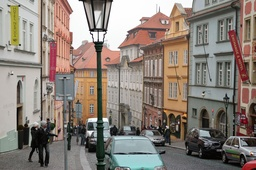
#> input picture cv/lab1/files/image.jpg, 256 x 170 px, shrunk from 1600 x 1060 before the run
$ jupyter execute lab1.ipynb   (older library calls are emulated)
#> lines starting #> are read from the running program, lines starting #| are printed output that depends on the picture
[cell 1]
import os
from PIL import Image
import numpy as np
from numpy import asarray
import mahotas
import cv2
import matplotlib.pyplot as plt

[cell 2]
# constants

# 1
P = 256

# 4
K = 5

[cell 3]
img = Image.open("files/image.jpg")
#> img is the input picture: PIL image 256x170 RGB; mean R, G, B 138.8, 128.6, 120.4

### 1. Загрузка и визуализация изображения
#### a) Числовые характеристики изображения

[cell 4]
print(f"Размерность изображения: {img.size[0]}x{img.size[1]}")
#| Размерность изображения: 256x170
print(f"Число световых каналов: {len(img.getbands())}")
#| Число световых каналов: 3
print(f"Яркостное разрешение: {len(img.getbands()) * 8} bits")
#| Яркостное разрешение: 24 bits

#### б) Если изображение содержит много цветовых каналов, то привести его к одноканальному (в градациях серого) в диапазоне [0; P], P = 255 (яркостное разрешение – 1 байт)

[cell 5]
gray = img.convert('L')
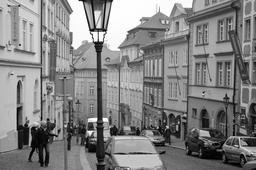
#> gray: PIL image 256x170 L; min 0, max 255, mean 130.7
gray.save('files/greyscale.jpg')

#### в) Статистические характеристики изображения

[cell 6]
img_array = asarray(gray)

print(f"Динамический диапазон яркостей: [{img_array.min()}, {img_array.max()}]")
#| Динамический диапазон яркостей: [0, 255]
print(f"% использования яркостного диапазона: {len(np.unique(img_array))/256 * 100}%")
#| % использования яркостного диапазона: 100.0%
print(f"Число различных яркостей: {len(np.unique(img_array))}")
#| Число различных яркостей: 256

#### г) Рассчитать статистические характеристики изображения и заполнить таблицу.
источник: https://www.geeksforgeeks.org/mahotas-haralick-features/

### 2. Контрастирование в яркостных окнах

#### a) Масштабирование динамического диапазона на интервал [0; 255]

[cell 7]
def set_contrast(img_array, low:int, high:int):
#> called with low = 0, high = 255
    mmin = img_array.min()
#> mmin = 0
    mmax = img_array.max()
#> mmax = 255

    new_img_array = np.where(img_array < low, np.zeros(img_array.shape), img_array)
    new_img_array = np.where(img_array > P-1, np.full(img_array.shape, P-1), img_array)
    new_img_array = np.where((low <= img_array) & (img_array <= P-1), (img_array - mmin) / (mmax - mmin) * (high - low) + low, img_array)

    return new_img_array.astype(np.uint8)

[cell 8]
img_array = set_contrast(img_array, 0, 255)
Image.fromarray(img_array).save('files/2/contrast_0_255.jpg')

#### б) Провести отображение указанных яркостных диапазонов на максимально возможный диапазон яркостей

[cell 9]
# [0, 120]

new_img_array = set_contrast(img_array, 0, 120)
Image.fromarray(new_img_array).save('files/2/contrast_0_120.jpg')

[cell 10]
# [50, 120]

new_img_array = set_contrast(img_array, 50, 120)
Image.fromarray(new_img_array).save('files/2/contrast_50_120.jpg')

[cell 11]
# [120, 200]

new_img_array = set_contrast(img_array, 120, 200)
Image.fromarray(new_img_array).save('files/2/contrast_120_200.jpg')

[cell 12]
# [120, 255]

new_img_array = set_contrast(img_array, 120, 255)
#> in set_contrast (call 5), `new_img_array = np.where((low <= img_array) & (img_array <= P-1), (img..`:
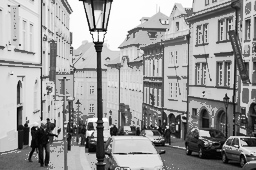
#> new_img_array: shape (170, 256) float64; min 0, max 255, mean 154.3
Image.fromarray(new_img_array).save('files/2/contrast_120_255.jpg')

### 3. Гамма-коррекция изображения

[cell 13]
def gamma_correction(img_array: np.array, gamma: float) -> np.array:
#> called with gamma = 0.2
    mmin = img_array.min()
#> mmin = 0
    mmax = img_array.max()
#> mmax = 255

    new_img_array = np.power((img_array - mmin) / (mmax - mmin), gamma) * (P - 1)
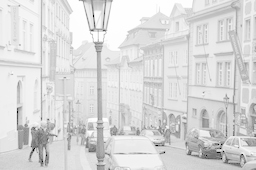
#> new_img_array: shape (170, 256) float64; min 0, max 255, mean 218.1
    return new_img_array.astype(np.uint8)

[cell 14]
# gamma = 0.2

new_img_array = gamma_correction(img_array, 0.2)
Image.fromarray(new_img_array).save('files/3/gamma_0p2.jpg')

[cell 15]
# gamma = 0.5

new_img_array = gamma_correction(img_array, 0.5)
Image.fromarray(new_img_array).save('files/3/gamma_0p5.jpg')

[cell 16]
# gamma = 2

new_img_array = gamma_correction(img_array, 2)
Image.fromarray(new_img_array).save('files/3/gamma_2.jpg')

[cell 17]
# gamma = 5

new_img_array = gamma_correction(img_array, 5)
#> call 4 of gamma_correction, with gamma = 5
#> in gamma_correction (call 4), `new_img_array = np.power((img_array - mmin) / (mmax - mmin), gamma) * ..`:
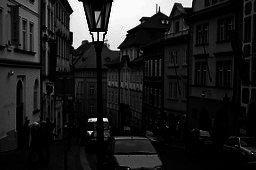
#> new_img_array: shape (170, 256) float64; min 0, max 255, mean 31.2
Image.fromarray(new_img_array).save('files/3/gamma_5.jpg')

### 4. Выравнивание гистограмм

#### а) Построить гистограммы яркостей и накопленных яркостей исходного изображения

[cell 18]
unique, indexes, counts = np.unique(img_array, return_inverse=True, return_counts=True)
#> unique = 256 values from 0 to 255; counts = 256 values, max 628 at index 254, min 4 at index 225, mean 170
norm_counts = counts / np.sum(counts)
#> norm_counts = 256 values, max 0.0144 at index 254, min 9.19e-05 at index 225, mean 0.00391

stacked_counts = np.cumsum(norm_counts)
#> stacked_counts = 256 values from 0.000506 to 1

[cell 19]
plt.plot(unique, norm_counts, color='g', alpha=0.75)

plt.xlabel('Яркость')
plt.ylabel('Вероятность')
plt.title('Гистограмма яркостей')
plt.grid(True)
plt.savefig("files/4/norm.jpg")
#> figure, not shown here; curve peaks at x = 254, y = 0.0144
plt.show()

[cell 20]
plt.plot(unique, stacked_counts, color='g', alpha=0.75)

plt.xlabel('Яркость')
plt.ylabel('Накопленная вероятность')
plt.title('Накопленная гистограмма яркостей')
plt.grid(True)
plt.savefig("files/4/stacked.jpg")
#> figure, not shown here; curve peaks at x = 255, y = 1
plt.show()

#### б) Провести выравнивание гистограмм по различным распределениям
Источник: https://en.wikipedia.org/wiki/Histogram_matching, https://stackoverflow.com/questions/32655686/histogram-matching-of-two-images-in-python-2-x

[cell 21]
def histogram_matching(source: np.array,
                       target_distribution: np.array) -> (np.array, np.array):
    source_unique, source_indexes, source_counts = np.unique(source, return_inverse=True, return_counts=True)
#> source_unique = 256 values from 0 to 255; source_counts has the same summary as counts outside histogram_matching
    source_norm_counts = source_counts / np.sum(source_counts)
#> source_norm_counts has the same summary as norm_counts outside histogram_matching
    source_stacked_counts = np.cumsum(source_norm_counts)
#> source_stacked_counts = 256 values from 0.000506 to 1

    target_norm_counts = target_distribution / np.sum(target_distribution)
    target_stacked_counts = np.cumsum(target_norm_counts)

    interp_values = np.interp(source_stacked_counts, target_stacked_counts, source_unique)
#> interp_values = 256 values from 0 to 255
    return (interp_values[source_indexes].reshape(source.shape).astype(np.uint8),
           target_stacked_counts)

[cell 22]
f_uniform = np.full((P,), K)

after_correct_image, after_correct_dist = histogram_matching(img_array, f_uniform)
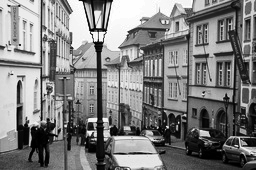
#> after_correct_image: shape (170, 256); min 0, max 255, mean 127.2
#> after_correct_dist = 256 values from 0.00391 to 1
Image.fromarray(after_correct_image).save('files/4/corrected_image_uniform.jpg')

plt.plot(range(len(after_correct_dist)), after_correct_dist, color='g', alpha=0.75)

plt.xlabel('Яркость')
plt.ylabel('Накопленная вероятность')
plt.title('Скорректированная накопленная гистограмма яркостей')
plt.grid(True)
plt.savefig("files/4/corrected_dist_uniform.jpg")
#> figure, not shown here; curve peaks at x = 255, y = 1
plt.show()

[cell 23]
f_triangle = np.zeros((P,))
f_triangle[0: P//2] = K * f_triangle[0: P//2]
f_triangle[P//2: P] = K * (255 - f_triangle[P//2: P])

after_correct_image, after_correct_dist = histogram_matching(img_array, f_triangle)
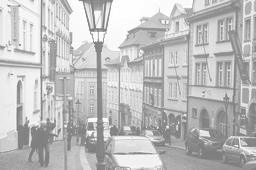
#> after_correct_image: shape (170, 256); min 127, max 255, mean 190.9
#> after_correct_dist = 256 values from 0 to 1
Image.fromarray(after_correct_image).save('files/4/corrected_image_triangle.jpg')

plt.plot(range(len(after_correct_dist)), after_correct_dist, color='g', alpha=0.75)

plt.xlabel('Яркость')
plt.ylabel('Накопленная вероятность')
plt.title('Скорректированная накопленная гистограмма яркостей')
plt.grid(True)
plt.savefig("files/4/corrected_dist_triangle.jpg")
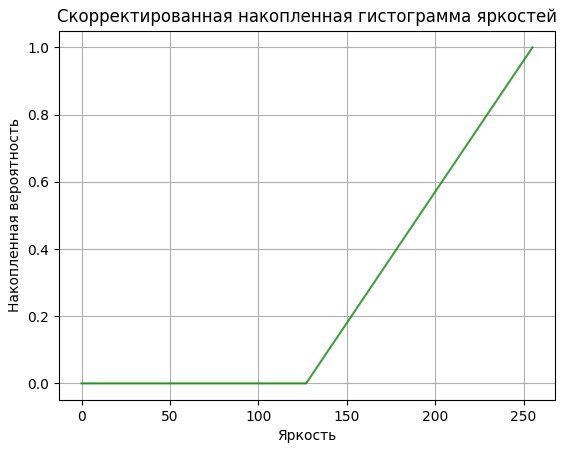
#> figure drawn by matplotlib, 1 panel; curve peaks at x = 255, y = 1
plt.show()

[cell 24]
f_right_triangle = K * np.arange(P)

after_correct_image, after_correct_dist = histogram_matching(img_array, f_right_triangle)
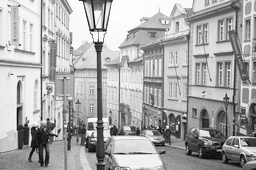
#> after_correct_image: shape (170, 256); min 5, max 255, mean 169.9
Image.fromarray(after_correct_image).save('files/4/corrected_image_right_triangle.jpg')

plt.plot(range(len(after_correct_dist)), after_correct_dist, color='g', alpha=0.75)

plt.xlabel('Яркость')
plt.ylabel('Накопленная вероятность')
plt.title('Скорректированная накопленная гистограмма яркостей')
plt.grid(True)
plt.savefig("files/4/corrected_dist_right_triangle.jpg")
#> figure, not shown here; curve peaks at x = 255, y = 1
plt.show()

[cell 25]
f_left_triangle = K * (P - np.arange(P))

after_correct_image, after_correct_dist = histogram_matching(img_array, f_left_triangle)
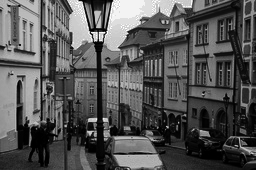
#> after_correct_image: shape (170, 256); min 0, max 255, mean 84.8
#> after_correct_dist = 256 values from 0.00778 to 1
Image.fromarray(after_correct_image).save('files/4/corrected_image_left_triangle.jpg')

plt.plot(range(len(after_correct_dist)), after_correct_dist, color='g', alpha=0.75)

plt.xlabel('Яркость')
plt.ylabel('Накопленная вероятность')
plt.title('Скорректированная накопленная гистограмма яркостей')
plt.grid(True)
plt.savefig("files/4/corrected_dist_left_triangle.jpg")
#> figure, not shown here; curve peaks at x = 255, y = 1
plt.show()

#### в) Провести адаптивное выравнивание гистограммы (AHE) без отсечения контраста для различных размеров черепичного разбиения изображения
Источник: https://github.com/prat1kbhujbal/Histogram_Equalization/blob/main/code/histogram_eq.py

[cell 26]
def hist_equalization(mini_img, clahe_param=None):

    bin_cont = np.bincount(mini_img.flatten(), minlength=256)
    pixels = np.sum(bin_cont)
    bin_cont = bin_cont / pixels
    if clahe_param:
        bin_cont = np.where(bin_cont > clahe_param, np.full(clahe_param, bin_cont.shape), bin_cont)
    bin_cont = bin_cont / np.sum(bin_cont)
    cumulative_sumhist = np.cumsum(bin_cont)
    map = np.floor(255 * cumulative_sumhist).astype(np.uint8)
    arr_list = list(mini_img.flatten())
    eq_arr = [map[p] for p in arr_list]
    arr_back = np.reshape(np.asarray(eq_arr), mini_img.shape)
    return arr_back

def AHE(img_array: np.array, sq_size:int, clahe_param=None):
    img_eq = np.empty((img_array.shape[0], img_array.shape[1]), dtype=np.uint8)
    for i in range(0, img_array.shape[1], sq_size):
        for j in range(0, img_array.shape[0], sq_size):
            t = img_array[j:j + sq_size, i:i + sq_size]
            c = hist_equalization(t)
            img_eq[j:j + sq_size, i:i + sq_size] = c

    new_img_array = bilinear_interpolation(img_eq, img_eq.shape).astype(np.uint8)
    return new_img_array

def bilinear_interpolation(image, dimension):

    height = image.shape[0]
    width = image.shape[1]

    scale_x = (width)/(dimension[1])
    scale_y = (height)/(dimension[0])

    new_image = np.zeros((dimension[0], dimension[1]))

    for i in range(dimension[0]):
        for j in range(dimension[1]):
            x = (j+0.5) * (scale_x) - 0.5
            y = (i+0.5) * (scale_y) - 0.5

            x_int = int(x)
            y_int = int(y)

            # Prevent crossing
            x_int = min(x_int, width-2)
            y_int = min(y_int, height-2)

            x_diff = x - x_int
            y_diff = y - y_int

            a = image[y_int, x_int]
            b = image[y_int, x_int+1]
            c = image[y_int+1, x_int]
            d = image[y_int+1, x_int+1]

            pixel = a*(1-x_diff)*(1-y_diff) + b*(x_diff) * \
                    (1-y_diff) + c*(1-x_diff) * (y_diff) + d*x_diff*y_diff

            new_image[i, j] = pixel.astype(np.uint8)

    return new_image

[cell 27]
for sq_size in [4, 8, 16, 32]:
    Image.fromarray(AHE(img_array, sq_size=8, clahe_param=None)).save(f'files/4/AHE-{sq_size}.jpg')
#> this loop made 4 passes
#> pass 1, `Image.fromarray(AHE(img_array, sq_size=8, clahe_param=None)).save(f'fi..`:
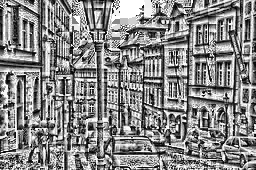
#> saved as AHE-4.jpg: PIL image 256x170 L; min 3, max 255, mean 134.7

#### г) Провести адаптивное выравнивание гистограммы (CLAHE) с различными уровнями отсечения контраста. Размер черепичного разбиения выбрать 8 на 8

[cell 28]
for cl in [0.001, 0.01, 0.1, 1]:
    Image.fromarray(AHE(img_array, 8, cl)).save(f'files/4/CLAHE-{cl}.jpg')
